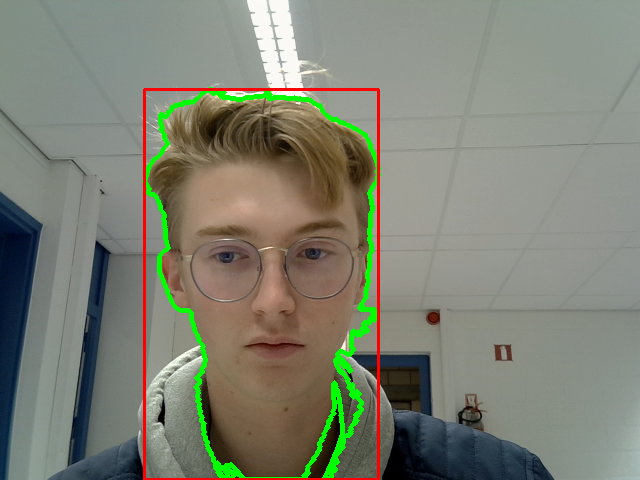
#> input picture OpenCv/2.png, 640 x 480 px
$ python -i 'Color filter.py'   (imports and definitions only)
#> lines starting #> are read from the running program, lines starting #| are printed output that depends on the picture; after the words box and inside, x2 and y2 are one past the last pixel; in counts of white or black regions, pixels touching at a corner belong together
#> further down, picture is the input picture: shape (480, 640, 3); mean B, G, R 114.8, 129, 126.3
import cv2
import numpy as np

# [8 lines not run here, left out]

def findColor(img):
    imgHSV = cv2.cvtColor(img, cv2.COLOR_BGR2HSV)
#> imgHSV: shape (480, 640, 3); mean H, S, V 48.3, 52.3, 138.1
    lower = np.array([0,30,40])
    upper = np.array([30,167,255])
    mask = cv2.inRange(imgHSV, lower, upper)
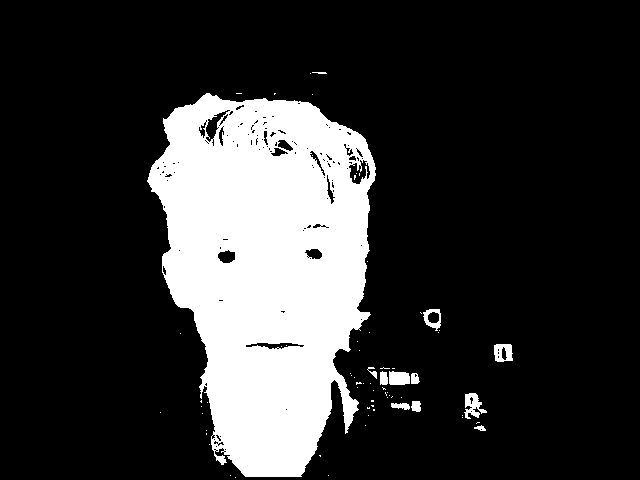
#> mask: shape (480, 640); 20.2% white; 68 white regions (56 under 20 px)
    cv2.imshow("img", mask)
    box = getContours(mask)
    if box is not None:
        cv2.drawContours(img, [box], 0, (0, 0, 255), 2)


def getContours(img):
    contours,hierarchy = cv2.findContours(img,cv2.RETR_EXTERNAL, cv2.CHAIN_APPROX_NONE)
#> contours = 62 contours, 51 with area under 20; largest, box (x1, y1, x2, y2) and area: (147, 93, 376, 477) 61836, (494, 344, 513, 362) 275, (464, 393, 487, 419) 259, (423, 309, 441, 331) 258, (389, 371, 410, 385) 232
    for cnt in contours:
        area = cv2.contourArea(cnt)
        if area > 200:
            cv2.drawContours(imgResult, cnt, -1, (0,255,0),3)

            rect = cv2.minAreaRect(cnt)
            box = cv2.boxPoints(rect)
            box = np.int0(box)
            return box
#> this loop made 29 passes
#> area on passes 8, 20, 22, 29: 29.5, 73.5, 74.5, 259


# [29 lines not run here, left out]

>>> import cv2
>>> picture = cv2.imread('2.png')
#> (the run stopped early here; a loop or call above may not have finished)

$ run again, on OpenCv/4.png
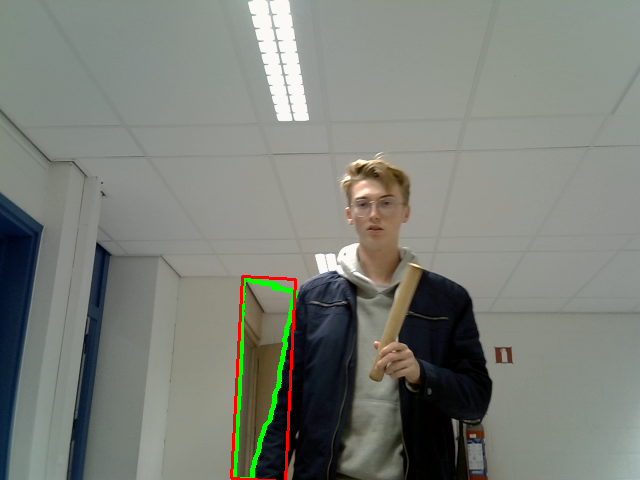
#> input picture OpenCv/4.png, 640 x 480 px
#> picture is the input picture: shape (480, 640, 3); mean B, G, R 119.6, 127.3, 123.5
#> imgHSV: shape (480, 640, 3); mean H, S, V 53.2, 37.2, 130.8
#> in findColor, `mask = cv2.inRange(imgHSV, lower, upper)`:
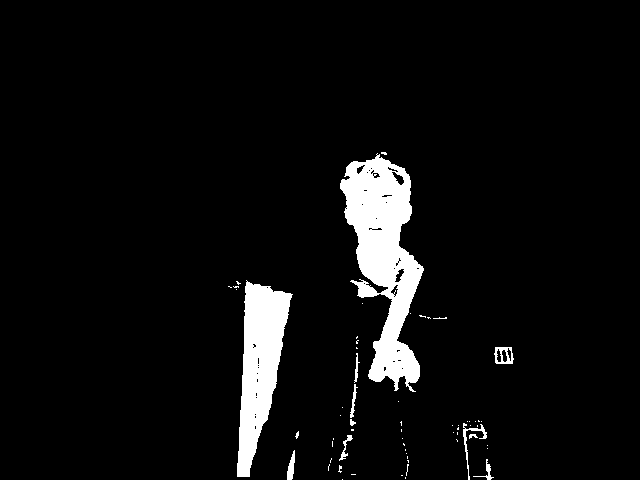
#> mask: shape (480, 640); 5.6% white; 62 white regions (51 under 20 px)
#> contours = 62 contours, 53 with area under 20; largest, box (x1, y1, x2, y2) and area: (340, 153, 424, 392) 10000, (237, 280, 293, 477) 5768, (494, 347, 514, 364) 270, (287, 450, 295, 480) 112, (463, 423, 487, 480) 112
#> the loop in getContours, `for cnt in contours:` made 47 passes
#> area on passes 9, 13, 22, 34, 45, 46, 47: 49.5, 112, 57.5, 111.5, 58.5, 36, 270
